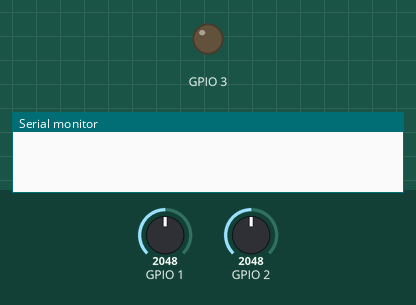
Simulated run of this sketch. Board: ESP32. Parts: output pins drawn as LEDs (lit = HIGH), the last lines printed to the serial monitor. The test bench sets the inputs (shaded band); at power-on: GPIO 1 = 2048, GPIO 2 = 2048. WiFi joins after 1.5 s; servers stay silent unless stated; uploads are accepted with an empty reply.

Above: at 0.1 s.
At 5.3 s:
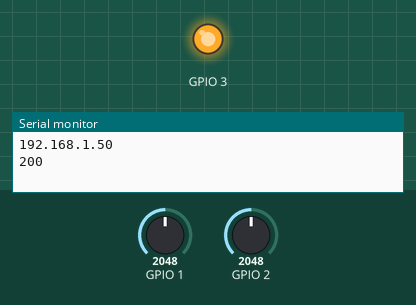
Timing chart, 0 to 6.8 s (numbered marks = the images above):
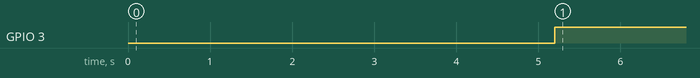

Measured:
- by itself, GPIO 3: LOW → HIGH at 5.2 s

The sketch:

garden-sensorboard.ino
```cpp
#include <WiFi.h>
#include <HTTPClient.h>
//#include <ArduinoHttpClient.h>
#include "Led.h"
#include "sensor.h"
#include "config.h"
#include "Arduino.h"
#include <ArduinoJson.h>


const char* ssid     = STASSID;
const char* password = STAPSK;

Sensor* lux = new Sensor(2);
Sensor* temp = new Sensor(1);
Led* l1 = new Led(3);
WiFiClient client;

void SetupWifi(){
  WiFi.mode(WIFI_STA);
  WiFi.begin(ssid, password);
  while (WiFi.status() != WL_CONNECTED) {
    delay(500);
  }
  Serial.println(WiFi.localIP());
}


unsigned long lastTime = 0;
unsigned long timerDelay = 5000;


void setup() {
  Serial.begin(115200);
  SetupWifi();
  delay(500);
}

void syncAll(){
  lux->sync();
  temp->sync();
}

void loop() {  // wait for WiFi connection
  if ((millis() - lastTime) > timerDelay) {
    syncAll();
    int lum = lux->getMappedValue(1,8);
    int t = temp->getValue();
    t = map(t,0,470,1,5);


  if(WiFi.status()== WL_CONNECTED){
    String altLink = "http://192.168.1.106:80/sensorState?";
    altLink.concat("tmp=");
    altLink.concat(t);
    altLink.concat("&lum=");
    altLink.concat(lum);

    HTTPClient http;
    http.begin(client, altLink);
    //http.addHeader("Content-Type", "text/plain");
    int httpCode = http.GET();
    Serial.println(httpCode);

    if (httpCode == 200){
      String response = http.getString();
      Serial.println(response);

      if( response == "2"){
        l1->turnOff();
      }else{
        l1->turnOn();
      }
    }
    http.end();
  }

    lastTime = millis();
  }
}
```

Led.cpp
```cpp
#include "Led.h"
#include "Arduino.h"

bool Led::isOn(){
    return this->state;
}

void Led::init(){
    pinMode(this->pin,OUTPUT);
}

void Led::turnOff(){
    if(state==ON){
        state=OFF;
        digitalWrite(pin,LOW);
    }
}

void Led::turnOn(){
    if(state==OFF){
        state=ON;
        digitalWrite(pin,HIGH);
    }
}
```

Led.h
```cpp
#ifndef __LED__
#define __LED__


class Led{
    public:
        Led(int pin){
            this->pin=pin;
            this->init();
            state=OFF;
        }
        bool isOn();
        void init();
        void turnOn();
        void turnOff();

    private:
        int pin;
        enum {OFF,ON} state;
};

#endif
```

sensor.cpp
```cpp
#include "sensor.h"
#include "Arduino.h"

Sensor::Sensor(int pin)
{
    this->pin = pin;
    this->init(pin);
}

int Sensor::getValue()
{
    return this->value;
}
void Sensor::sync()
{
    this->value  = analogRead(this->pin);

}

int Sensor::getMappedValue(int a, int b){
  return  map(this->value, 0, 4095, a, b);
}

void Sensor::init(int pin)
{
    pinMode(pin, INPUT);
}
```

sensor.h
```cpp
#ifndef __SENSOR__
#define __SENSOR__

class Sensor
{
public:
    Sensor(int pin);
    int getValue();
    void sync();
    void init(int pin);
    int getMappedValue(int a,int b);

private:
    int pin;
    int value;
};

#endif
```

config.h
```cpp
#ifndef STASSID

#define STASSID "Telecom-24092253"
#define STAPSK  "TzKFTj6IdLYRz27RXoleFU0U"


#endif
```
